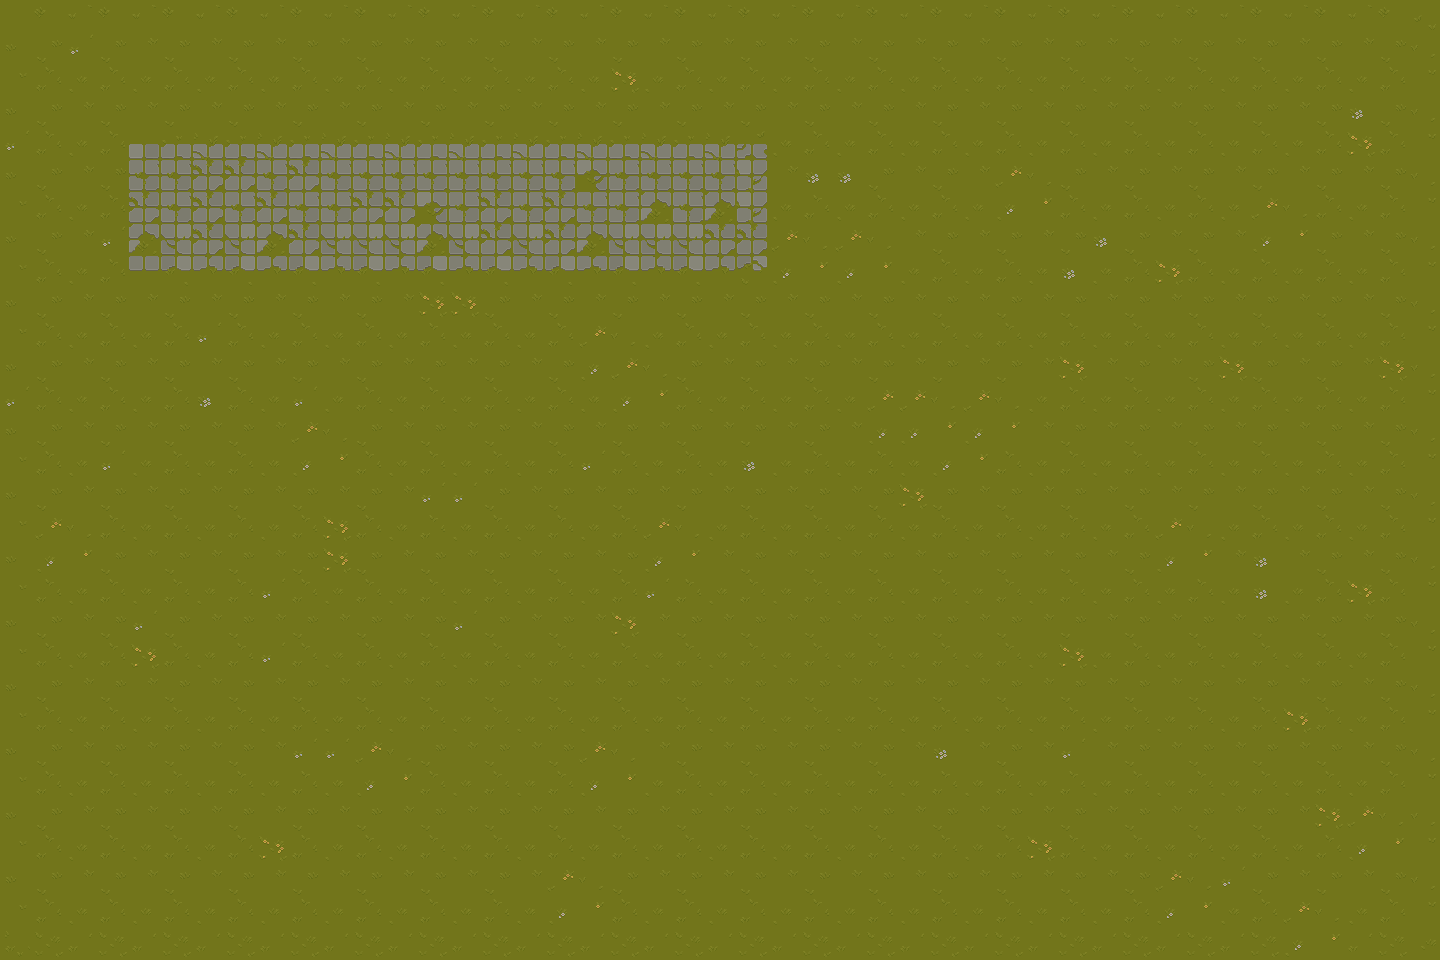

Tiled map render using the project's own tile images. Description and the whole map definition, tile-layer contents included, below:
An orthogonal 45x30 tile map with 32x32 px tiles, 1 tile layer (BGlv0).

<map height="30" orientation="orthogonal" tileheight="32" tilewidth="32" version="1.0" width="45">
    <tileset firstgid="1" margin="0" name="BGlv0" spacing="0" tileheight="32" tilewidth="32">
        <image height="256" source="BGlv0.png" width="256" />
    </tileset>
    <layer height="30" name="BGlv0" width="45">
        <data encoding="csv">1,2,3,2,3,2,3,2,3,2,3,2,3,2,3,2,3,2,3,2,3,2,3,2,3,2,3,2,3,2,3,2,3,2,3,2,3,2,3,2,3,2,3,2,4,9,10,31,10,11,10,11,10,11,10,11,10,11,10,11,10,11,10,11,10,11,10,11,10,11,10,11,10,11,10,11,10,11,10,11,10,11,10,11,10,11,10,11,10,12,17,18,19,18,19,18,19,18,19,18,19,18,19,18,19,18,19,18,19,30,19,18,19,18,19,18,19,18,19,18,19,18,19,18,19,18,19,18,19,18,19,18,19,18,20,9,10,11,10,11,10,11,10,11,10,11,10,11,10,11,10,11,10,11,10,11,10,11,10,11,10,11,10,11,10,11,10,11,10,11,10,11,10,11,10,11,10,13,10,12,31,18,19,18,37,38,39,38,39,38,39,38,39,38,39,38,39,38,39,38,39,38,39,40,19,18,19,18,19,18,19,18,19,18,19,18,19,18,19,18,19,18,30,18,20,9,10,11,10,41,41,50,50,41,50,41,41,41,41,41,41,41,41,58,41,41,41,41,42,11,13,13,10,11,10,11,15,16,10,11,10,11,10,11,10,11,10,11,10,12,17,18,19,18,50,41,50,41,50,41,41,50,50,58,41,50,41,50,41,41,57,41,57,42,19,18,19,18,19,18,19,23,24,18,19,18,19,18,19,15,16,18,19,18,20,9,10,11,31,57,49,50,49,57,50,49,49,49,57,49,50,49,50,57,49,49,49,50,50,15,16,15,16,11,10,11,10,11,10,13,10,11,10,11,23,24,10,11,10,12,17,18,19,18,45,46,47,46,47,46,47,46,47,46,47,46,47,46,47,46,47,46,47,48,23,24,23,24,19,18,19,18,19,13,19,18,30,18,19,18,19,18,19,18,20,9,10,11,10,11,10,11,10,11,10,11,10,11,30,30,10,11,10,11,10,11,10,11,10,11,10,11,10,11,10,11,10,11,10,11,10,11,10,11,10,11,10,11,10,12,17,18,19,18,19,18,31,18,19,18,19,18,19,18,19,18,19,18,15,16,19,18,19,18,19,18,19,18,19,18,19,18,19,18,19,18,19,18,19,18,19,18,19,18,20,9,10,11,10,11,10,11,10,11,10,11,10,11,10,11,10,11,10,23,15,16,10,11,10,11,10,11,10,11,10,11,10,11,30,11,10,11,10,30,10,11,10,11,30,12,31,18,19,18,19,18,13,18,19,31,19,18,19,18,19,18,19,18,19,23,24,18,19,18,19,18,19,15,15,16,15,16,19,18,19,18,19,18,19,18,19,18,19,18,20,9,10,11,10,11,10,11,10,11,15,16,10,11,10,11,10,11,10,11,10,11,10,11,10,11,10,11,23,23,24,23,24,11,10,11,10,11,10,11,10,11,10,11,10,12,17,18,19,31,19,18,19,18,19,23,24,18,19,18,19,18,19,18,31,18,19,18,19,13,19,18,19,18,19,23,24,18,19,18,19,18,19,18,19,18,19,18,19,18,20,9,10,11,10,11,10,11,10,11,10,11,10,11,31,31,10,11,10,11,10,11,10,11,10,11,10,11,10,30,10,11,10,11,10,11,10,11,10,11,10,11,10,11,10,12,17,15,16,18,19,18,19,18,19,18,30,18,19,18,19,18,19,18,19,18,15,16,19,18,19,18,19,18,19,18,19,18,19,18,19,18,15,16,19,18,19,18,19,18,20,9,23,24,10,11,10,11,10,11,10,30,10,11,10,11,10,11,10,11,10,23,24,11,10,11,10,11,10,11,10,11,10,11,10,11,10,23,24,11,13,11,10,11,10,12,17,18,19,18,19,18,19,18,31,18,19,18,19,18,19,18,19,18,19,18,31,18,19,18,19,18,19,18,19,18,19,18,19,18,19,18,19,18,19,13,19,18,30,18,20,9,10,11,10,31,10,11,10,11,10,11,10,11,10,31,10,11,10,11,30,11,10,11,10,11,10,11,10,11,10,11,10,11,10,11,10,11,10,11,10,11,10,11,10,12,17,18,19,18,30,18,19,18,31,18,19,18,19,18,19,18,19,18,19,18,19,18,19,18,19,18,19,18,19,18,19,18,19,30,19,18,19,18,19,18,19,18,19,18,20,9,10,11,10,11,10,11,10,11,10,11,10,11,10,11,10,11,10,11,10,11,10,11,10,11,10,11,10,11,10,11,10,11,10,11,10,11,10,11,10,11,10,11,10,12,17,18,19,18,19,18,19,18,19,18,19,18,19,18,19,18,19,18,19,18,19,18,19,18,19,18,19,18,19,18,19,18,19,18,19,18,19,18,19,18,30,18,19,18,20,9,10,11,10,11,10,11,10,11,31,31,15,16,10,11,10,11,10,15,16,11,10,11,10,11,10,11,10,11,13,11,10,11,31,11,10,11,10,11,10,11,10,11,10,12,17,18,19,18,19,18,19,18,19,18,19,23,24,18,19,18,19,18,23,24,19,18,19,18,19,18,19,18,19,18,19,18,19,18,19,18,19,18,19,18,19,18,19,18,20,9,10,11,10,11,10,11,10,11,10,11,10,11,10,11,10,11,10,11,10,11,10,11,10,11,10,11,10,11,10,11,10,11,10,11,10,11,10,11,10,11,30,15,16,12,17,18,19,18,19,18,19,18,30,18,19,18,19,18,19,18,19,18,19,18,19,18,19,18,19,18,19,18,19,18,19,18,30,18,19,18,19,18,19,18,19,18,23,24,20,9,10,11,10,11,10,11,10,11,10,11,10,11,10,11,10,11,15,16,10,11,10,11,10,11,10,11,10,11,10,11,10,11,10,11,10,15,16,31,10,11,10,11,10,12,17,18,19,18,19,18,19,18,19,18,19,18,19,18,19,18,19,23,24,18,19,18,19,18,19,18,19,18,19,18,19,18,19,18,19,18,23,24,19,18,15,16,19,18,20,25,26,27,26,27,26,27,26,27,26,27,26,27,26,27,26,27,26,27,26,27,26,27,26,27,26,27,26,27,26,27,26,27,26,27,26,27,26,27,26,23,24,27,26,28</data>
    </layer>
</map>
